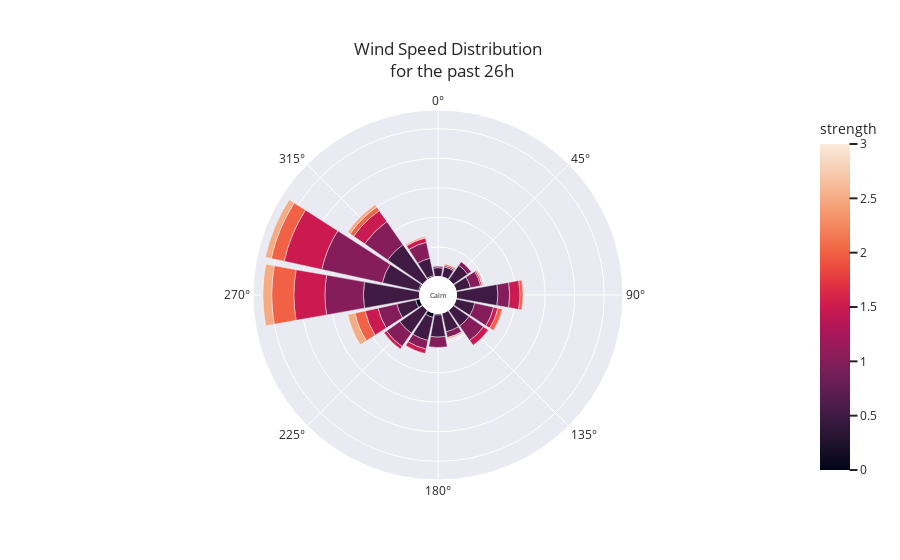

Here is the notebook cell this chart was saved with:
### Code cell
# plot wind at site-by-site inlets
plot_wind_rose(df,3)

### Figure 1 — Plotly figure (JSON) as saved in the notebook; plotly's stock layout.template omitted (floating-point values rounded to 4 significant figures)
{"data": [{"hovertemplate": "count=%{r}<br>cardinal_direction=%{theta}<br>strength=%{marker.color}<extra></extra>", "legendgroup": "", "marker": {"color": [0, 0, 0, 0, 0, 0.5, 0.5, 0.5, 0.5, 0.5, 0.5, 0.5, 0.5, 0.5, 0.5, 0.5, 0.5, 0.5, 0.5, 0.5, 0.5, 1, 1, 1, 1, 1, 1, 1, 1, 1, 1, 1, 1, 1, 1, 1, 1, 1.5, 1.5, 1.5, 1.5, 1.5, 1.5, 1.5, 1.5, 1.5, 1.5, 1.5, 2, 2, 2, 2, 2, 2, 2, 2.5, 2.5, 2.5, 2.5, 2.5, 2.5, 2.5, 3, 3], "coloraxis": "coloraxis", "pattern": {"shape": ""}}, "name": "", "r": [1, 3, 1, 1, 3, 29, 10, 15, 38, 13, 16, 19, 12, 6, 13, 7, 12, 13, 13, 25, 28, 19, 7, 7, 12, 26, 13, 6, 11, 11, 1, 1, 13, 3, 4, 8, 42, 3, 4, 7, 26, 1, 9, 21, 9, 3, 3, 2, 9, 3, 2, 1, 15, 7, 3, 5, 2, 1, 1, 1, 4, 6, 1, 1], "showlegend": false, "subplot": "polar", "theta": [337.5, 247.5, 180, 292.5, 202.5, 315, 67.5, 180, 270, 247.5, 202.5, 225, 337.5, 0, 112.5, 22.5, 45, 157.5, 135, 292.5, 90, 315, 180, 67.5, 135, 270, 247.5, 202.5, 337.5, 225, 0, 22.5, 112.5, 45, 157.5, 90, 292.5, 112.5, 135, 90, 292.5, 67.5, 315, 270, 247.5, 202.5, 337.5, 225, 292.5, 315, 90, 22.5, 270, 247.5, 112.5, 247.5, 315, 337.5, 157.5, 67.5, 292.5, 270, 270, 247.5], "type": "barpolar"}], "layout": {"annotations": [{"font": {"size": 7}, "showarrow": false, "text": "Calm", "x": 0.5, "y": 0.5}], "barmode": "relative", "coloraxis": {"colorbar": {"title": {"text": "strength"}}, "colorscale": [[0, "rgb(2,4,25)"], [0.0625, "rgb(24,15,41)"], [0.125, "rgb(47,23,57)"], [0.1875, "rgb(71,28,72)"], [0.25, "rgb(97,30,82)"], [0.3125, "rgb(123,30,89)"], [0.375, "rgb(150,27,91)"], [0.4375, "rgb(177,22,88)"], [0.5, "rgb(203,26,79)"], [0.5625, "rgb(223,47,67)"], [0.625, "rgb(236,76,61)"], [0.6875, "rgb(242,107,73)"], [0.75, "rgb(244,135,95)"], [0.8125, "rgb(245,162,122)"], [0.875, "rgb(246,188,153)"], [0.9375, "rgb(247,212,187)"], [1, "rgb(250,234,220)"]]}, "legend": {"font": {"size": 14}, "orientation": "h", "tracegroupgap": 0, "x": 0.5, "xanchor": "center", "y": -0.1, "yanchor": "middle"}, "margin": {"t": 110}, "polar": {"angularaxis": {"direction": "clockwise", "rotation": 90}, "domain": {"x": [0, 1], "y": [0, 1]}, "hole": 0.1, "radialaxis": {"linewidth": 0, "showticklabels": false, "ticks": ""}}, "title": {"text": "Wind Speed Distribution <br> for the past 26h", "xanchor": "center", "yanchor": "top"}}}
